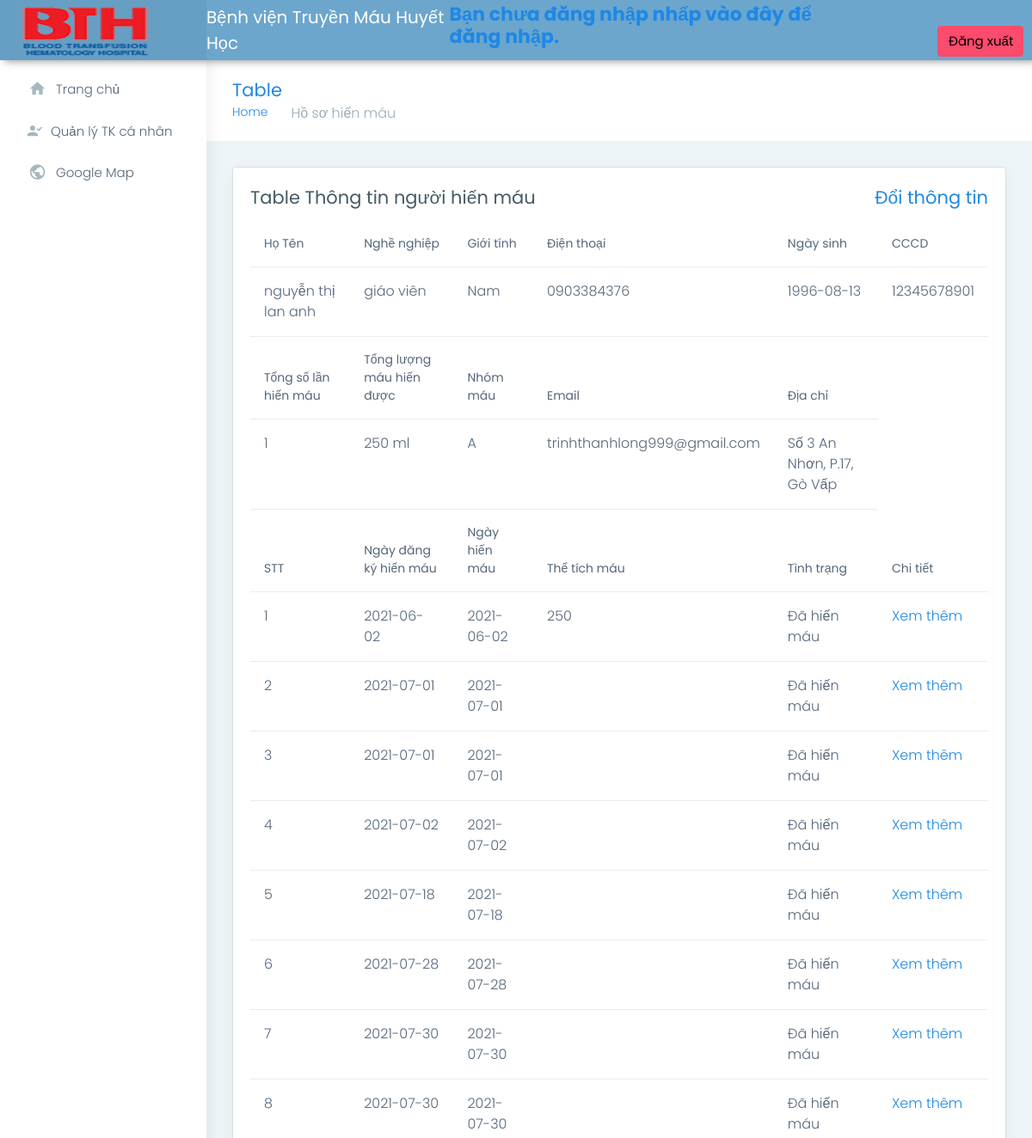
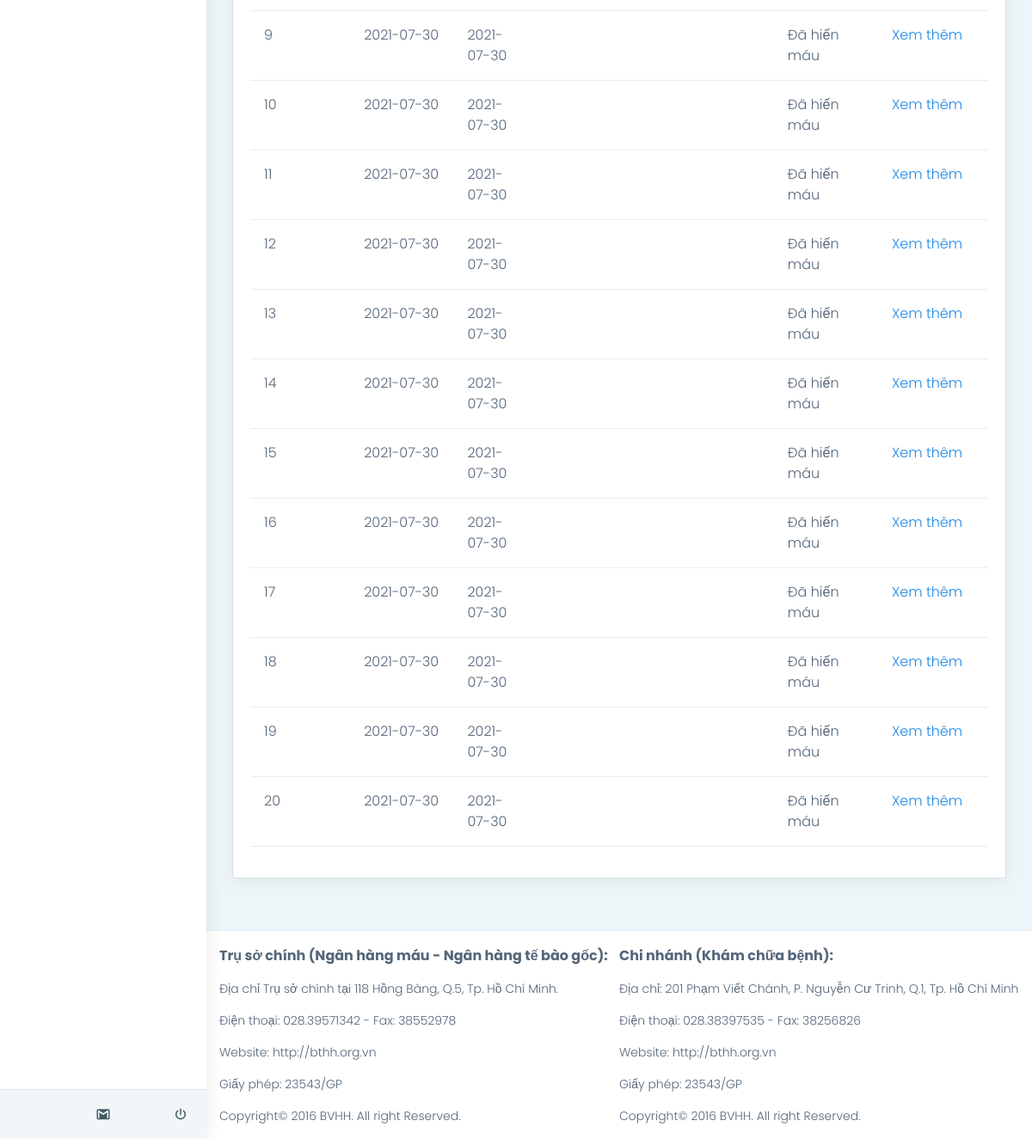
The page /admin/html/pages-DKHM.php?MSNHM=HM-0000001 on the database its author committed (2 pictures, top to bottom).
### tables this page shows
CREATE TABLE `nguoihienmau` (
  `MSNHM` char(10) NOT NULL,
  `CCCD` char(11) DEFAULT NULL,
  `id_CBYT` char(10) DEFAULT NULL,
  `HOTEN` varchar(30) DEFAULT NULL,
  `NGAYSINH` date DEFAULT NULL,
  `DIACHI` varchar(100) DEFAULT NULL,
  `GIOITINH` tinyint(1) DEFAULT NULL,
  `NGHENGHIEP` varchar(50) DEFAULT NULL,
  `EMAIL` char(50) DEFAULT NULL,
  `SODT` char(10) NOT NULL,
  `password` char(20) DEFAULT NULL,
  `trangthai` tinyint(1) DEFAULT NULL,
  `loaimau` char(4) DEFAULT NULL,
  `benhnen` varchar(30) DEFAULT NULL
);

CREATE TABLE `hosohienmau` (
  `MSHSHM` int(10) NOT NULL,
  `LoaiMau` char(4) DEFAULT NULL,
  `thetichmauML` int(10) DEFAULT NULL,
  `ngaydkONLM` date DEFAULT NULL,
  `tungHM` tinyint(1) DEFAULT NULL,
  `id_NHM` char(10) DEFAULT NULL,
  `cacbenh` tinyint(1) DEFAULT NULL,
  `benhkhac` varchar(20) DEFAULT NULL,
  `sotret12` tinyint(1) DEFAULT NULL,
  `vacxin12` tinyint(1) DEFAULT NULL,
  `vacxincuthe12` varchar(50) DEFAULT NULL,
  `truyenmau` tinyint(1) DEFAULT NULL,
  `sutcan6` tinyint(1) DEFAULT NULL,
  `noihach6` tinyint(1) DEFAULT NULL,
  `chuarang6` tinyint(1) DEFAULT NULL,
  `xamhinh6` tinyint(1) DEFAULT NULL,
  `xamhinhcuthe6` varchar(22) DEFAULT NULL,
  `matuy6` tinyint(1) DEFAULT NULL,
  `qhHIV6` tinyint(1) DEFAULT NULL,
  `qhcunggioi6` tinyint(1) DEFAULT NULL,
  `tiemtietnieu1` tinyint(1) DEFAULT NULL,
  `tiemtietnieukhac1` varchar(25) DEFAULT NULL,
  `vacxin1` tinyint(1) DEFAULT NULL,
  `loaivacxin1` varchar(25) DEFAULT NULL,
  `luuhanh` tinyint(1) DEFAULT NULL,
  `cum7` tinyint(1) DEFAULT NULL,
  `dungthuoc7` tinyint(1) DEFAULT NULL,
  `tiemvacxin7` tinyint(1) DEFAULT NULL,
  `loaivacxin7` varchar(25) DEFAULT NULL,
  `phunu1` tinyint(1) DEFAULT NULL,
  `phunu2` tinyint(1) DEFAULT NULL,
  `xntbHIV` tinyint(1) DEFAULT NULL,
  `cannangKG` int(11) DEFAULT NULL,
  `HAmmHg` int(11) DEFAULT NULL,
  `mach` int(11) DEFAULT NULL,
  `HA1mmHg` int(11) DEFAULT NULL,
  `mach1` int(11) DEFAULT NULL,
  `giodo1` int(11) DEFAULT NULL,
  `giodo2` int(11) DEFAULT NULL,
  `mach2` int(11) DEFAULT NULL,
  `HA2mmHg` int(11) DEFAULT NULL,
  `ggl` int(11) DEFAULT NULL,
  `viemB` int(11) DEFAULT NULL,
  `xutri` varchar(100) DEFAULT NULL,
  `lydohoan` varchar(50) DEFAULT NULL,
  `phanung` varchar(50) DEFAULT NULL,
  `KETLUAN` tinyint(1) DEFAULT NULL,
  `nhietdoC` int(11) DEFAULT NULL
);

### admin/include/requestdkhm.php (the view, shortened to what this page needs)
<?php
                                $id= $_GET['MSNHM'];
                                $queryTong =mysql_query("SELECT sum(thetichmauML) as thetichmau, Count(thetichmauML)as solan
                                        FROM `hosohienmau`
                                        WHERE id_NHM='$id'");
                                $kq=mysql_fetch_assoc($queryTong);
                                $sql = mysql_query("SELECT * FROM nguoihienmau LEFT JOIN hosohienmau on nguoihienmau.MSNHM = hosohienmau.id_NHM WHERE MSNHM='$id'");
                                $query = mysql_query("SELECT * FROM nguoihienmau LEFT JOIN hosohienmau on nguoihienmau.MSNHM = hosohienmau.id_NHM WHERE MSNHM='$id'");
                                $row = mysql_fetch_array($query);
                                $i=0;
                                ?>
                                <div class="col-md-12">
                                    <div class="card">
                                        <div class="card-body">
                                            <h4 class="card-title">Table Thông tin người hiến máu <a style="float: right;" name="timcccd" href="table-QLTTNHM?MSNHM=<?php echo $_SESSION['MSNHM']; ?>">Đổi thông tin</a></h4>
                                            <div class="table-responsive">
                                                <table class="table user-table" >
                                                    <thead>
                                                    <tr>
                                                        <td>Họ Tên</td>
                                                        <td>Nghề nghiệp</td>
                                                        <td>Giới tính</td>
                                                        <td>Điện thoại</td>
                                                        <td>Ngày sinh</td>
                                                        <td>CCCD</td>
                                                    </tr>
                                                    </thead>
                                                    <tbody>
                                                        <tr>
                                                            <td><?php echo $row['HOTEN']; ?></td>
                                                            <td><?php echo $row['NGHENGHIEP']; ?></td>
                                                            <td><?php if($row['GIOITINH']==0) echo "Nam"; else echo "Nữ"; ?></td>
                                                            <td><?php echo $row['SODT'] ?></td>
                                                            <td><?php echo $row['NGAYSINH']; ?></td>
                                                            <td><?php echo $row['CCCD']; ?></td>
                                                        </tr>
                                                    </tbody>
                                                    <thead>
                                                        <tr>
                                                            <td>Tổng số lần hiến máu</td>
                                                            <td>Tổng lượng máu hiến được</td>
                                                            <td>Nhóm máu</td>
                                                            <td>Email</td>
                                                            <td>Địa chỉ</td>
                                                        </tr>
                                                    </thead>
                                                    <tbody>
                                                        <tr>
                                                            <td><?php echo $kq['solan']; ?></td>
                                                            <td><?php echo $kq['thetichmau']; ?> ml</td>
                                                            <td><?php echo $row['LoaiMau']; ?></td>
                                                            <td><?php echo $row['EMAIL']; ?></td>
                                                            <td><?php echo $row['DIACHI']; ?></td>
                                                        </tr>
                                                    </tbody>
                                                    <thead>
                                                        <tr>
                                                            <td>STT</td>
                                                            <td>Ngày đăng ký hiến máu</td>
                                                            <td>Ngày hiến máu</td>
                                                            <td>Thể tích máu</td>
                                                            <td>Tình trạng</td>
                                                            <td>Chi tiết</td>
                                                        </tr>
                                                    </thead>
                                                    <tbody>
                                                        <tr>
                                                            <?php
                                                                while ($request=mysql_fetch_array($sql))
                                                                {
                                                                    $i++;
                                                            ?>
                                                            <td><?php echo $i; ?></td>
                                                            <td><?php echo $request['ngaydkONLM']; ?></td>
                                                            <td><?php echo $request['ngaydkONLM']; ?></td>
                                                            <td><?php echo $request['thetichmauML']; ?></td>
                                                            <td><?php if($request['KETLUAN']=='0') { echo "Đang chờ xét duyệt"; } else { echo "Đã hiến máu"; } ?></td>
                                                            <td><a href="xemthem.php?ngaydkONLM=<?php echo $request['ngaydkONLM']; ?>">Xem thêm</a></td>
                                                        </tr>
                                                        <?php } ?>
                                                    </tbody>
                                                </table>
                                            </div>
                                        </div>
                                    </div>
                                </div>

### rows shown on the page
nguoihienmau: HOTEN "nguyễn thị lan anh", NGHENGHIEP "giáo viên", SODT "0903384376", NGAYSINH "1996-08-13", CCCD "12345678901", EMAIL "trinhthanhlong999@gmail.com", DIACHI "Số 3 An Nhơn, P.17, Gò Vấp"
hosohienmau: LoaiMau "A", ngaydkONLM "2021-06-02", thetichmauML "250", KETLUAN "Đã hiến máu"
hosohienmau: ngaydkONLM "2021-07-01", shows "Đã hiến máu"
hosohienmau: ngaydkONLM "2021-07-01", shows "Đã hiến máu"
hosohienmau: ngaydkONLM "2021-07-02", shows "Đã hiến máu"
hosohienmau: ngaydkONLM "2021-07-18", shows "Đã hiến máu"
hosohienmau: ngaydkONLM "2021-07-28", shows "Đã hiến máu"
hosohienmau: ngaydkONLM "2021-07-30", shows "Đã hiến máu"
hosohienmau: ngaydkONLM "2021-07-30", shows "Đã hiến máu"
hosohienmau: ngaydkONLM "2021-07-30", shows "Đã hiến máu"
hosohienmau: ngaydkONLM "2021-07-30", shows "Đã hiến máu"
hosohienmau: ngaydkONLM "2021-07-30", shows "Đã hiến máu"
hosohienmau: ngaydkONLM "2021-07-30", shows "Đã hiến máu"
hosohienmau: ngaydkONLM "2021-07-30", shows "Đã hiến máu"
hosohienmau: ngaydkONLM "2021-07-30", shows "Đã hiến máu"
hosohienmau: ngaydkONLM "2021-07-30", shows "Đã hiến máu"
hosohienmau: ngaydkONLM "2021-07-30", shows "Đã hiến máu"
hosohienmau: ngaydkONLM "2021-07-30", shows "Đã hiến máu"
hosohienmau: ngaydkONLM "2021-07-30", shows "Đã hiến máu"
hosohienmau: ngaydkONLM "2021-07-30", shows "Đã hiến máu"
hosohienmau: ngaydkONLM "2021-07-30", shows "Đã hiến máu"

### other values the page prints
$kq['solan'] "1"
$kq['thetichmau'] "250"
